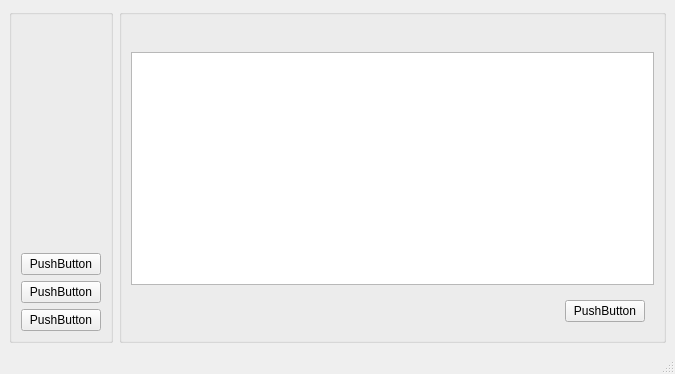
<?xml version="1.0" encoding="UTF-8"?>
<ui version="4.0">
 <class>MainWindow</class>
 <widget class="QMainWindow" name="MainWindow">
  <property name="geometry">
   <rect>
    <x>0</x>
    <y>0</y>
    <width>675</width>
    <height>374</height>
   </rect>
  </property>
  <property name="windowTitle">
   <string>MainWindow</string>
  </property>
  <widget class="QWidget" name="centralwidget">
   <layout class="QHBoxLayout" name="horizontalLayout">
    <item>
     <widget class="QGroupBox" name="groupBox">
      <property name="title">
       <string/>
      </property>
      <layout class="QVBoxLayout" name="verticalLayout">
       <item>
        <spacer name="verticalSpacer">
         <property name="orientation">
          <enum>Qt::Vertical</enum>
         </property>
         <property name="sizeHint" stdset="0">
          <size>
           <width>20</width>
           <height>40</height>
          </size>
         </property>
        </spacer>
       </item>
       <item>
        <widget class="QPushButton" name="psh_startStop">
         <property name="text">
          <string>PushButton</string>
         </property>
        </widget>
       </item>
       <item>
        <widget class="QPushButton" name="psh_cycle">
         <property name="text">
          <string>PushButton</string>
         </property>
        </widget>
       </item>
       <item>
        <widget class="QPushButton" name="psh_clear">
         <property name="text">
          <string>PushButton</string>
         </property>
        </widget>
       </item>
      </layout>
     </widget>
    </item>
    <item>
     <widget class="QGroupBox" name="groupBox_2">
      <property name="title">
       <string/>
      </property>
      <layout class="QVBoxLayout" name="verticalLayout_3">
       <item>
        <widget class="QLabel" name="lb_time">
         <property name="font">
          <font>
           <pointsize>14</pointsize>
          </font>
         </property>
         <property name="text">
          <string/>
         </property>
         <property name="alignment">
          <set>Qt::AlignCenter</set>
         </property>
        </widget>
       </item>
       <item>
        <widget class="QPlainTextEdit" name="pt_timeCycle">
         <property name="font">
          <font>
           <pointsize>14</pointsize>
          </font>
         </property>
        </widget>
       </item>
       <item>
        <widget class="QWidget" name="widget" native="true">
         <layout class="QHBoxLayout" name="horizontalLayout_2">
          <item>
           <spacer name="horizontalSpacer">
            <property name="orientation">
             <enum>Qt::Horizontal</enum>
            </property>
            <property name="sizeHint" stdset="0">
             <size>
              <width>60</width>
              <height>20</height>
             </size>
            </property>
           </spacer>
          </item>
          <item>
           <widget class="QPushButton" name="psh_reset_pt_time_Cycle">
            <property name="text">
             <string>PushButton</string>
            </property>
           </widget>
          </item>
         </layout>
        </widget>
       </item>
      </layout>
     </widget>
    </item>
   </layout>
  </widget>
  <widget class="QMenuBar" name="menubar">
   <property name="geometry">
    <rect>
     <x>0</x>
     <y>0</y>
     <width>675</width>
     <height>17</height>
    </rect>
   </property>
  </widget>
  <widget class="QStatusBar" name="statusbar"/>
 </widget>
 <resources/>
 <connections/>
</ui>
